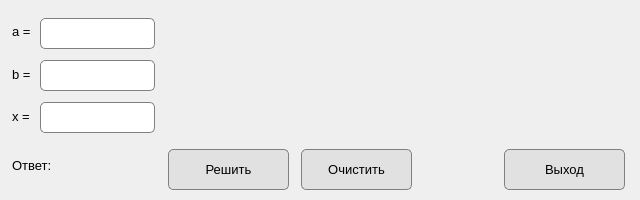
<?xml version="1.0" encoding="UTF-8"?>
<ui version="4.0">
 <class>Dialog</class>
 <widget class="QDialog" name="Dialog">
  <property name="geometry">
   <rect>
    <x>0</x>
    <y>0</y>
    <width>640</width>
    <height>200</height>
   </rect>
  </property>
  <property name="minimumSize">
   <size>
    <width>640</width>
    <height>200</height>
   </size>
  </property>
  <property name="maximumSize">
   <size>
    <width>640</width>
    <height>200</height>
   </size>
  </property>
  <property name="windowTitle">
   <string>Dialog</string>
  </property>
  <property name="layoutDirection">
   <enum>Qt::RightToLeft</enum>
  </property>
  <widget class="QLabel" name="label_x">
   <property name="geometry">
    <rect>
     <x>12</x>
     <y>106</y>
     <width>21</width>
     <height>20</height>
    </rect>
   </property>
   <property name="font">
    <font>
     <family>Segoe UI</family>
     <pointsize>10</pointsize>
    </font>
   </property>
   <property name="text">
    <string>x =</string>
   </property>
  </widget>
  <widget class="QLineEdit" name="lineEdit_a">
   <property name="geometry">
    <rect>
     <x>40</x>
     <y>18</y>
     <width>115</width>
     <height>31</height>
    </rect>
   </property>
   <property name="font">
    <font>
     <family>Segoe UI</family>
     <pointsize>10</pointsize>
    </font>
   </property>
   <property name="styleSheet">
    <string notr="true">border: 1px solid gray;
                    border-radius: 5px;
                </string>
   </property>
  </widget>
  <widget class="QLabel" name="label_b">
   <property name="geometry">
    <rect>
     <x>12</x>
     <y>64</y>
     <width>21</width>
     <height>20</height>
    </rect>
   </property>
   <property name="font">
    <font>
     <family>Segoe UI</family>
     <pointsize>10</pointsize>
    </font>
   </property>
   <property name="text">
    <string>b =</string>
   </property>
  </widget>
  <widget class="QLineEdit" name="lineEdit_b">
   <property name="geometry">
    <rect>
     <x>40</x>
     <y>60</y>
     <width>115</width>
     <height>31</height>
    </rect>
   </property>
   <property name="font">
    <font>
     <family>Segoe UI</family>
     <pointsize>10</pointsize>
    </font>
   </property>
   <property name="styleSheet">
    <string notr="true">border: 1px solid gray;
                    border-radius: 5px;
                </string>
   </property>
  </widget>
  <widget class="QPushButton" name="btn_solve">
   <property name="geometry">
    <rect>
     <x>168</x>
     <y>149</y>
     <width>121</width>
     <height>41</height>
    </rect>
   </property>
   <property name="font">
    <font>
     <family>Segoe UI</family>
     <pointsize>10</pointsize>
    </font>
   </property>
   <property name="styleSheet">
    <string notr="true">border: 1px solid gray;
                    border-radius: 5px;
                    background: #e1e1e1;
                </string>
   </property>
   <property name="text">
    <string>Решить</string>
   </property>
  </widget>
  <widget class="QPushButton" name="btn_clear">
   <property name="geometry">
    <rect>
     <x>301</x>
     <y>149</y>
     <width>111</width>
     <height>41</height>
    </rect>
   </property>
   <property name="font">
    <font>
     <family>Segoe UI</family>
     <pointsize>10</pointsize>
    </font>
   </property>
   <property name="styleSheet">
    <string notr="true">border: 1px solid gray;
                    border-radius: 5px;
                    background: #e1e1e1;
                </string>
   </property>
   <property name="text">
    <string>Очистить</string>
   </property>
  </widget>
  <widget class="QLabel" name="label_a">
   <property name="geometry">
    <rect>
     <x>12</x>
     <y>21</y>
     <width>21</width>
     <height>20</height>
    </rect>
   </property>
   <property name="font">
    <font>
     <family>Segoe UI</family>
     <pointsize>10</pointsize>
    </font>
   </property>
   <property name="text">
    <string>a =</string>
   </property>
  </widget>
  <widget class="QLineEdit" name="lineEdit_x">
   <property name="geometry">
    <rect>
     <x>40</x>
     <y>102</y>
     <width>115</width>
     <height>31</height>
    </rect>
   </property>
   <property name="font">
    <font>
     <family>Segoe UI</family>
     <pointsize>10</pointsize>
    </font>
   </property>
   <property name="styleSheet">
    <string notr="true">border: 1px solid gray;
                    border-radius: 5px;
                </string>
   </property>
  </widget>
  <widget class="QLabel" name="label_answer">
   <property name="geometry">
    <rect>
     <x>12</x>
     <y>157</y>
     <width>148</width>
     <height>16</height>
    </rect>
   </property>
   <property name="font">
    <font>
     <family>Segoe UI</family>
     <pointsize>10</pointsize>
    </font>
   </property>
   <property name="text">
    <string>Ответ:</string>
   </property>
  </widget>
  <widget class="QLabel" name="label_img">
   <property name="geometry">
    <rect>
     <x>170</x>
     <y>10</y>
     <width>451</width>
     <height>121</height>
    </rect>
   </property>
   <property name="text">
    <string/>
   </property>
  </widget>
  <widget class="QPushButton" name="btn_exit">
   <property name="geometry">
    <rect>
     <x>504</x>
     <y>149</y>
     <width>121</width>
     <height>41</height>
    </rect>
   </property>
   <property name="font">
    <font>
     <family>Segoe UI</family>
     <pointsize>10</pointsize>
    </font>
   </property>
   <property name="styleSheet">
    <string notr="true">border: 1px solid gray;
                    border-radius: 5px;
                    background: #e1e1e1;
                </string>
   </property>
   <property name="text">
    <string>Выход</string>
   </property>
  </widget>
 </widget>
 <resources/>
 <connections/>
</ui>
